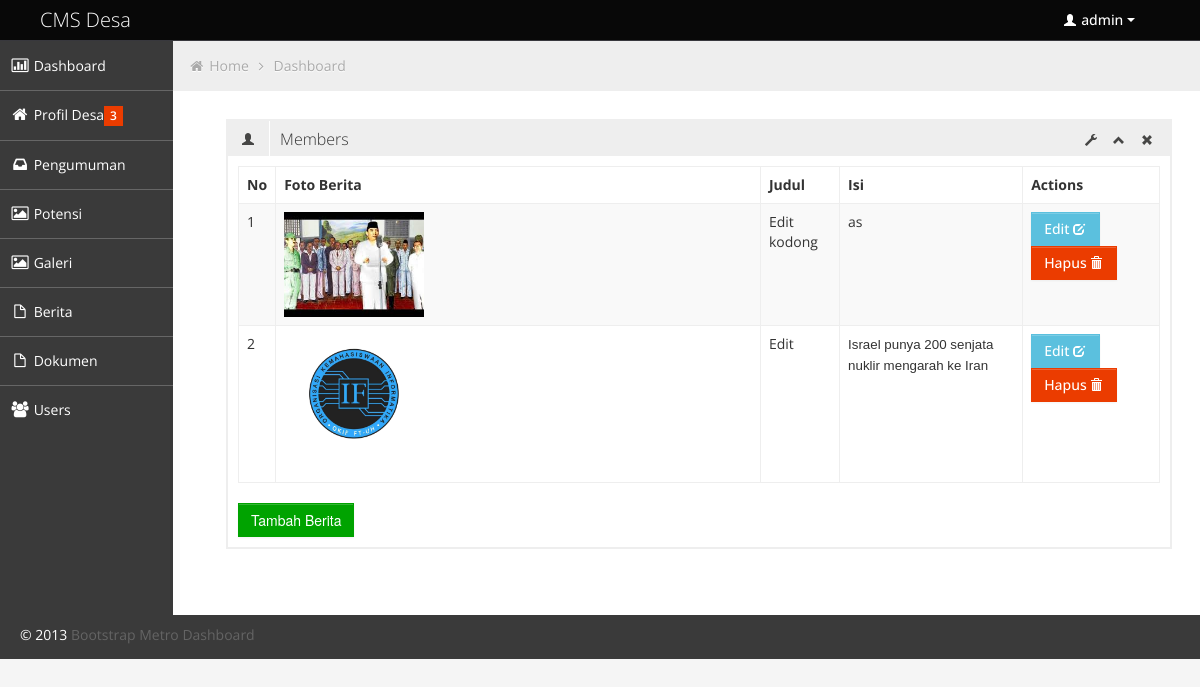
/admin/pengumuman (signed in), run on the app's committed database.
### tables this page shows
CREATE TABLE `pengumuman` (
  `id` int(11) NOT NULL,
  `title` varchar(200) NOT NULL,
  `content` text NOT NULL,
  `foto` varchar(100) NOT NULL
);

### admin/libs/routers.php (called while the page is built, shortened)
<?php
	$url = isset($_GET['p']) ? $_GET['p'] : null;
	$url = rtrim($url, '/');
	$url = filter_var($url, FILTER_SANITIZE_URL);
	$url = explode('/', $url);
	$method = !empty($url[1])?$url[1]:'';
?>

### models/load_class.php (called while the page is built, shortened)
<?php
require_once('db.php');
	function autoload($class)
	{
		$namafile = $class.'.php';
	}
	try {
		$pengumuman = new pengumuman_model($db);
	} catch (Exception $e) {
		echo "Error".$e->getMessage()."\n";
	}
?>

### models/pengumuman_model.php (called while the page is built, shortened)
<?php
	class pengumuman_model
	{
		private $db;
		function __construct($database)
		{
			$this->db=$database;
		}
		public function getPengumuman()
		{
			$query = $this->db->prepare("SELECT * FROM `pengumuman`");
			try {
				$query->execute();
			} catch (PDOException $e) {
				die();
			}
			return $query->fetchAll(PDO::FETCH_ASSOC);
		}
	}
?>

### admin/views/pengumuman_vw.php (the view, shortened to what this page needs)
<?php
if(isset($method)):
switch ($method)
{
	case'':
		echo '<ol>
			<div class="row-fluid sortable">
				<div class="box span12">
					<div class="box-header" data-original-title>
						<h2><i class="halflings-icon user"></i><span class="break"></span>Members</h2>
						<div class="box-icon">
							<a href="#" class="btn-setting"><i class="halflings-icon wrench"></i></a>
							<a href="#" class="btn-minimize"><i class="halflings-icon chevron-up"></i></a>
							<a href="#" class="btn-close"><i class="halflings-icon remove"></i></a>
						</div>
					</div>
					<div class="box-content">
						<table class="table table-striped table-bordered bootstrap-datatable datatable">
						  <thead>
							  <tr>
								  <th>No</th>
								  <th>Foto Berita</th>
								  <th>Judul</th>
								  <th>Isi</th>
								  <th>Actions</th>
							  </tr>
						  </thead>
						  <tbody>
						  ';
						$no = 1;
						$pengumuman = $pengumuman->getPengumuman();
						foreach ($pengumuman as $a)
						{
						  echo'
							<tr>
								<td>'.$no++.'</td>
								<td class="center"><img width="30%" height="100%" src="'.root.'asset/pengumuman/'.$a['foto'].'"></td>
								<td class="center">'.$a['title'].'</td>
								<td class="center">'.substr($a['content'], 0, 420).'</td>
								<td class="center">
									<a class="btn btn-info" href="'.adm.'pengumuman/edit/'.$a['id'].'"> Edit
										<i class="halflings-icon white edit"></i>
									</a>
									<a class="btn btn-danger" href=\'javascript: hapusAlert("'.$a['id'].'");\'> Hapus
										<i class="halflings-icon white trash"></i>
									</a>
								</td>
							</tr>
							';
						}
							echo'
						  </tbody>
					  </table>';
					  if ($_SESSION['level'] == 'admin')
						{
							echo'
							<a href="'.adm.'pengumuman/add"><button type="submit" class="btn btn-success">Tambah Berita</button></a>
							';
						}
					  echo'
					</div>
				</div>
			</div>
			';
	break;
}
?>
<?php
endif;
?>

### asset/css/style.css (style rules this page uses)
body { background: #F5F5F5; color: #333; border: none; font-family: 'Open Sans', sans-serif; font-weight: 400; }
a { color: #646464; }
h2 { font-size: 16px; line-height: 16px; }
.box { border: 2px solid #eee; background: #fff !important; margin-bottom: 28px; }
.box-header { height: 16px; font-size: 16px; line-height: 16px; padding: 10px; background: #eee; -webkit-box-shadow: none; -moz-box-shadow: none; box-shadow: none; overflow: hidden; }
.box-header h2 { float:left; margin-top: 0px; font-weight: 300; }
.box-header h2 i { margin: 0px 3px 0px 4px; opacity: .8; filter: alpha(opacity=80); -ms-filter:"progid:DXImageTransform.Microsoft.Alpha(Opacity=80)"; }
.box-header .box-icon { float:right; margin-top: 1px; }
.box-header .box-icon i { -webkit-transition: all 0.1s ease-in-out; -moz-transition: all 0.1s ease-in-out; -o-transition: all 0.1s ease-in-out; -ms-transition: all 0.1s ease-in-out; transition: all 0.1s ease-in-out; opacity: .8; filter: alpha(opacity=80); -ms-filter:"progid:DXImageTransform.Microsoft.Alpha(Opacity=80)"; }
.box-header .box-icon a { margin: 0px 5px; }
.box-content { position: relative; z-index: 50; margin-top: -1px; padding: 10px; background: #fff !important; }
.btn { display: inline-block; padding: 6px 12px; margin-bottom: 0; font-size: 14px; font-weight: 500; line-height: 20px; text-align: center; white-space: nowrap; vertical-align: middle; cursor: pointer; border: 1px solid #a7a9aa; -webkit-border-radius: 0px !important; border-radius: 0px !important; }
.btn i { margin-top: 2px; }
.btn { color: #ffffff; background-color: #a7a9aa; border-color: #a7a9aa; background-image: none; filter: none; text-shadow: none; }
.btn-danger { background-color: #EB3C00; border-color: #EB3C00; }
.btn-success { background-color: #00A300; border-color: #00A300; }
.btn-info { background-color: #5bc0de; border-color: #5bc0de; }
.table th, .table td { border-top: 1px solid #eee; }
.table-bordered { border-color: #eee; -webkit-border-radius: 0px !important; -moz-border-radius: 0px !important; border-radius: 0px !important; }
.table-bordered th, .table-bordered td { border-left: 1px solid #eee; }
.table-bordered thead:first-child tr:first-child > th:first-child, .table-bordered tbody:first-child tr:first-child > td:first-child, .table-bordered tbody:first-child tr:first-child > th:first-child { -webkit-border-radius: 0px !important; -moz-border-radius: 0px !important; border-radius: 0px !important; }
.table-bordered thead:first-child tr:first-child > th:last-child, .table-bordered tbody:first-child tr:first-child > td:last-child, .table-bordered tbody:first-child tr:first-child > th:last-child { -webkit-border-radius: 0px !important; -moz-border-radius: 0px !important; border-radius: 0px !important; }
.table-bordered thead:last-child tr:last-child > th:first-child, .table-bordered tbody:last-child tr:last-child > td:first-child, .table-bordered tbody:last-child tr:last-child > th:first-child, .table-bordered tfoot:last-child tr:last-child > td:first-child, .table-bordered tfoot:last-child tr:last-child > th:first-child { -webkit-border-radius: 0px !important; -moz-border-radius: 0px !important; border-radius: 0px !important; }
.table-bordered thead:last-child tr:last-child > th:last-child, .table-bordered tbody:last-child tr:last-child > td:last-child, .table-bordered tbody:last-child tr:last-child > th:last-child, .table-bordered tfoot:last-child tr:last-child > td:last-child, .table-bordered tfoot:last-child tr:last-child > th:last-child { -webkit-border-radius: 0px !important; -moz-border-radius: 0px !important; border-radius: 0px !important; }

### asset/css/halflings.css (style rules this page uses)
html, html .halflings { -webkit-font-smoothing: antialiased !important; }
.halflings-icon { display: inline-block; width: 14px; height: 14px; line-height: 14px; vertical-align: text-top; background-image: url(../img/glyphicons_halflings.svg); background-position: 0 0; background-repeat: no-repeat; vertical-align: top; *display: inline; *zoom: 1; *margin-right: .3em; }
.halflings-icon.white { background-image: url(../img/glyphicons_halflings-white.svg); }
.halflings-icon.user { background-position: -168px 0; }
.halflings-icon.remove { background-position: -312px 0; }
.halflings-icon.trash { background-position: -456px 0; }
.halflings-icon.edit { background-position: -96px -72px; }
.halflings-icon.chevron-up { background-position: -288px -120px; }
.halflings-icon.wrench { background-position: -360px -144px; }

### data on the page
pengumuman: foto (picture), title "Edit kodong", content "as"
pengumuman: foto (picture), title "Edit", content "Israel punya 200 senjata nuklir mengarah ke Iran"

### other printed values
$_SESSION['user'] "admin"
